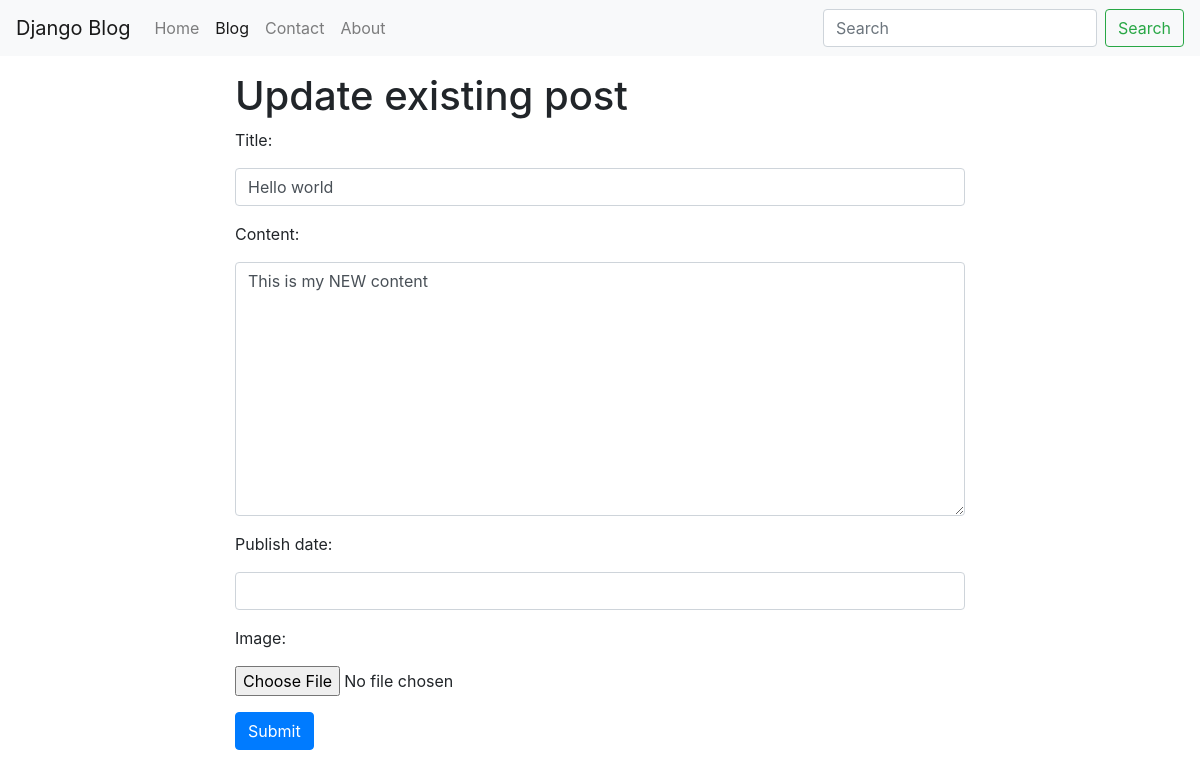
/blog/hello-world/edit/ (signed in), run on an earlier commit of the app's database.
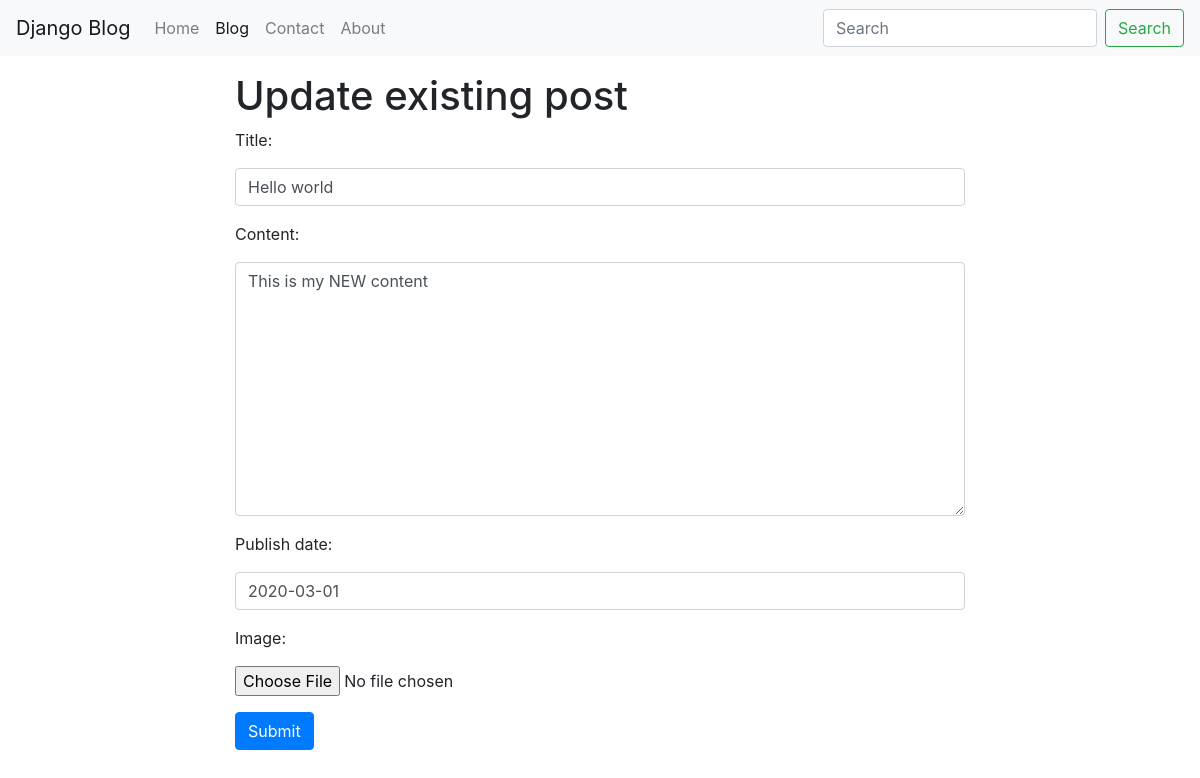
And on a later commit of the database.
### blog/models.py (models this page shows, shortened)
class BlogPost(models.Model):
  user = models.ForeignKey(user_model,
    null=True, default=1, on_delete=models.SET_NULL)
  title = models.TextField()
  slug = models.SlugField(unique=True)
  content = models.TextField(null=True, blank=True)
  publish_date = models.DateTimeField(auto_now=False, auto_now_add=False, null=True, blank=True)
  timestamp = models.DateTimeField(auto_now_add=True)
  updated = models.DateTimeField(auto_now=True)
  image = models.ImageField(upload_to='image/', blank=True, null=True)
  objects = BlogPostManager()
  class Meta:
    ordering = ['-publish_date', '-updated', '-timestamp']

### blog/views.py (the view)
# urls.py: path('<str:slug>/edit/', blog_post_update_view),
@staff_member_required
def blog_post_update_view(request, slug):
  try:
    obj = BlogPost.objects.get(slug=slug)
  except:
    raise Http404('Blog post does not exist.')
  form = BlogPostForm(request.POST or None, request.FILES or None, instance=obj)
  if form.is_valid():
    form.cleaned_data['slug'] = form.cleaned_data['title'].lower().replace(' ', '-')
    form.save()
    return redirect('/blog')
  t_name = 'blog/update.html'
  context = {
    'title': 'Update post',
    'title_header': 'Update existing post',
    'form': form,
    'object': obj
    }
  return render(request, t_name, context)

### blog/forms.py (shortened to what this page needs)
class BlogPostForm(forms.ModelForm):
  class Meta:
    model = BlogPost
    fields = ['title', 'content', 'publish_date', 'image']
    widgets = {
            'title': forms.TextInput(attrs={'class': 'form-control', 'placeholder': 'Title'}),
            'content': forms.Textarea(attrs={'class': 'form-control', 'placeholder': 'Content'}),
            'publish_date': forms.DateInput(attrs={'class': 'form-control'}),
            'image': forms.FileInput(attrs={'class': 'form-control-file'}),
        }

### blog/models.py (called while the page is built)
  def get_queryset(self):
    return BlogPostQuerySet(self.model, using=self._db)

### blog/templates/blog/update.html
{% extends "base.html" %}
{% block content %}
{% include "__form.html" %}
{% endblock %}

### templates/__form.html (shortened to what this page needs)
<form method="POST" action="." enctype="multipart/form-data">
  {% for field in form %}
    <div class="form-group">
      <label for="{{ field.id_for_label }}">{{ field.label_tag }}</label>
      {{ field }}
    </div>
  {% endfor %}
  <button type="submit" class="btn btn-primary mb-3">Submit</button>
</form>

What changed in the data, as far as the page shows it:
changed BlogPost "Hello world": publish_date (not shown) → "2020-03-01"
